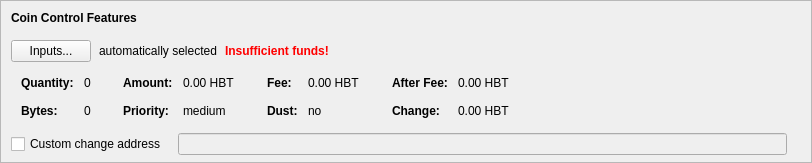
    <widget class="QFrame" name="frameCoinControl">
     <property name="sizePolicy">
      <sizepolicy hsizetype="Expanding" vsizetype="Expanding">
       <horstretch>0</horstretch>
       <verstretch>0</verstretch>
      </sizepolicy>
     </property>
     <property name="maximumSize">
      <size>
       <width>16777215</width>
       <height>16777215</height>
      </size>
     </property>
     <property name="frameShape">
      <enum>QFrame::StyledPanel</enum>
     </property>
     <property name="frameShadow">
      <enum>QFrame::Sunken</enum>
     </property>
     <layout class="QVBoxLayout" name="verticalLayoutCoinControl2">
      <property name="spacing">
       <number>0</number>
      </property>
      <property name="leftMargin">
       <number>0</number>
      </property>
      <property name="topMargin">
       <number>0</number>
      </property>
      <property name="rightMargin">
       <number>0</number>
      </property>
      <property name="bottomMargin">
       <number>6</number>
      </property>
      <item>
       <layout class="QVBoxLayout" name="verticalLayoutCoinControl" stretch="0,0,0,0,1">
        <property name="spacing">
         <number>0</number>
        </property>
        <property name="leftMargin">
         <number>10</number>
        </property>
        <property name="topMargin">
         <number>10</number>
        </property>
        <item>
         <layout class="QHBoxLayout" name="horizontalLayoutCoinControl1">
          <property name="bottomMargin">
           <number>15</number>
          </property>
          <item>
           <widget class="QLabel" name="labelCoinControlFeatures">
            <property name="sizePolicy">
             <sizepolicy hsizetype="Preferred" vsizetype="Maximum">
              <horstretch>0</horstretch>
              <verstretch>0</verstretch>
             </sizepolicy>
            </property>
            <property name="font">
             <font>
              <weight>75</weight>
              <bold>true</bold>
             </font>
            </property>
            <property name="styleSheet">
             <string notr="true">font-weight:bold;</string>
            </property>
            <property name="text">
             <string>Coin Control Features</string>
            </property>
           </widget>
          </item>
         </layout>
        </item>
        <item>
         <layout class="QHBoxLayout" name="horizontalLayoutCoinControl2" stretch="0,0,0,0">
          <property name="spacing">
           <number>8</number>
          </property>
          <property name="bottomMargin">
           <number>10</number>
          </property>
          <item>
           <widget class="QPushButton" name="pushButtonCoinControl">
            <property name="styleSheet">
             <string notr="true"/>
            </property>
            <property name="text">
             <string>Inputs...</string>
            </property>
            <property name="autoDefault">
             <bool>false</bool>
            </property>
           </widget>
          </item>
          <item>
           <widget class="QLabel" name="labelCoinControlAutomaticallySelected">
            <property name="text">
             <string>automatically selected</string>
            </property>
            <property name="margin">
             <number>5</number>
            </property>
           </widget>
          </item>
          <item>
           <widget class="QLabel" name="labelCoinControlInsuffFunds">
            <property name="font">
             <font>
              <weight>75</weight>
              <bold>true</bold>
             </font>
            </property>
            <property name="styleSheet">
             <string notr="true">color:red;font-weight:bold;</string>
            </property>
            <property name="text">
             <string>Insufficient funds!</string>
            </property>
            <property name="margin">
             <number>5</number>
            </property>
           </widget>
          </item>
          <item>
           <spacer name="horizontalSpacerCoinControl">
            <property name="orientation">
             <enum>Qt::Horizontal</enum>
            </property>
            <property name="sizeHint" stdset="0">
             <size>
              <width>40</width>
              <height>1</height>
             </size>
            </property>
           </spacer>
          </item>
         </layout>
        </item>
        <item>
         <widget class="QWidget" name="widgetCoinControl" native="true">
          <property name="sizePolicy">
           <sizepolicy hsizetype="Preferred" vsizetype="Preferred">
            <horstretch>0</horstretch>
            <verstretch>0</verstretch>
           </sizepolicy>
          </property>
          <property name="minimumSize">
           <size>
            <width>0</width>
            <height>0</height>
           </size>
          </property>
          <property name="styleSheet">
           <string notr="true"/>
          </property>
          <layout class="QHBoxLayout" name="horizontalLayoutCoinControl5">
           <property name="leftMargin">
            <number>0</number>
           </property>
           <property name="topMargin">
            <number>0</number>
           </property>
           <property name="rightMargin">
            <number>0</number>
           </property>
           <property name="bottomMargin">
            <number>0</number>
           </property>
           <item>
            <layout class="QHBoxLayout" name="horizontalLayoutCoinControl3" stretch="0,0,0,1">
             <property name="spacing">
              <number>20</number>
             </property>
             <property name="topMargin">
              <number>0</number>
             </property>
             <property name="bottomMargin">
              <number>10</number>
             </property>
             <item>
              <layout class="QFormLayout" name="formLayoutCoinControl1">
               <property name="horizontalSpacing">
                <number>10</number>
               </property>
               <property name="verticalSpacing">
                <number>14</number>
               </property>
               <property name="leftMargin">
                <number>10</number>
               </property>
               <property name="topMargin">
                <number>4</number>
               </property>
               <property name="rightMargin">
                <number>6</number>
               </property>
               <item row="0" column="0">
                <widget class="QLabel" name="labelCoinControlQuantityText">
                 <property name="font">
                  <font>
                   <weight>75</weight>
                   <bold>true</bold>
                  </font>
                 </property>
                 <property name="text">
                  <string>Quantity:</string>
                 </property>
                 <property name="margin">
                  <number>0</number>
                 </property>
                </widget>
               </item>
               <item row="0" column="1">
                <widget class="QLabel" name="labelCoinControlQuantity">
                 <property name="cursor">
                  <cursorShape>IBeamCursor</cursorShape>
                 </property>
                 <property name="contextMenuPolicy">
                  <enum>Qt::ActionsContextMenu</enum>
                 </property>
                 <property name="text">
                  <string notr="true">0</string>
                 </property>
                 <property name="margin">
                  <number>0</number>
                 </property>
                 <property name="textInteractionFlags">
                  <set>Qt::LinksAccessibleByMouse|Qt::TextSelectableByKeyboard|Qt::TextSelectableByMouse</set>
                 </property>
                </widget>
               </item>
               <item row="1" column="0">
                <widget class="QLabel" name="labelCoinControlBytesText">
                 <property name="font">
                  <font>
                   <weight>75</weight>
                   <bold>true</bold>
                  </font>
                 </property>
                 <property name="text">
                  <string>Bytes:</string>
                 </property>
                </widget>
               </item>
               <item row="1" column="1">
                <widget class="QLabel" name="labelCoinControlBytes">
                 <property name="cursor">
                  <cursorShape>IBeamCursor</cursorShape>
                 </property>
                 <property name="contextMenuPolicy">
                  <enum>Qt::ActionsContextMenu</enum>
                 </property>
                 <property name="text">
                  <string notr="true">0</string>
                 </property>
                 <property name="textInteractionFlags">
                  <set>Qt::LinksAccessibleByMouse|Qt::TextSelectableByKeyboard|Qt::TextSelectableByMouse</set>
                 </property>
                </widget>
               </item>
              </layout>
             </item>
             <item>
              <layout class="QFormLayout" name="formLayoutCoinControl2">
               <property name="horizontalSpacing">
                <number>10</number>
               </property>
               <property name="verticalSpacing">
                <number>14</number>
               </property>
               <property name="leftMargin">
                <number>6</number>
               </property>
               <property name="topMargin">
                <number>4</number>
               </property>
               <property name="rightMargin">
                <number>6</number>
               </property>
               <item row="0" column="0">
                <widget class="QLabel" name="labelCoinControlAmountText">
                 <property name="font">
                  <font>
                   <weight>75</weight>
                   <bold>true</bold>
                  </font>
                 </property>
                 <property name="text">
                  <string>Amount:</string>
                 </property>
                 <property name="margin">
                  <number>0</number>
                 </property>
                </widget>
               </item>
               <item row="0" column="1">
                <widget class="QLabel" name="labelCoinControlAmount">
                 <property name="cursor">
                  <cursorShape>IBeamCursor</cursorShape>
                 </property>
                 <property name="contextMenuPolicy">
                  <enum>Qt::ActionsContextMenu</enum>
                 </property>
                 <property name="text">
                  <string notr="true">0.00 HBT</string>
                 </property>
                 <property name="textInteractionFlags">
                  <set>Qt::LinksAccessibleByMouse|Qt::TextSelectableByKeyboard|Qt::TextSelectableByMouse</set>
                 </property>
                </widget>
               </item>
               <item row="1" column="0">
                <widget class="QLabel" name="labelCoinControlPriorityText">
                 <property name="font">
                  <font>
                   <weight>75</weight>
                   <bold>true</bold>
                  </font>
                 </property>
                 <property name="text">
                  <string>Priority:</string>
                 </property>
                </widget>
               </item>
               <item row="1" column="1">
                <widget class="QLabel" name="labelCoinControlPriority">
                 <property name="cursor">
                  <cursorShape>IBeamCursor</cursorShape>
                 </property>
                 <property name="contextMenuPolicy">
                  <enum>Qt::ActionsContextMenu</enum>
                 </property>
                 <property name="text">
                  <string notr="true">medium</string>
                 </property>
                 <property name="textInteractionFlags">
                  <set>Qt::LinksAccessibleByMouse|Qt::TextSelectableByKeyboard|Qt::TextSelectableByMouse</set>
                 </property>
                </widget>
               </item>
              </layout>
             </item>
             <item>
              <layout class="QFormLayout" name="formLayoutCoinControl3">
               <property name="horizontalSpacing">
                <number>10</number>
               </property>
               <property name="verticalSpacing">
                <number>14</number>
               </property>
               <property name="leftMargin">
                <number>6</number>
               </property>
               <property name="topMargin">
                <number>4</number>
               </property>
               <property name="rightMargin">
                <number>6</number>
               </property>
               <item row="0" column="0">
                <widget class="QLabel" name="labelCoinControlFeeText">
                 <property name="font">
                  <font>
                   <weight>75</weight>
                   <bold>true</bold>
                  </font>
                 </property>
                 <property name="text">
                  <string>Fee:</string>
                 </property>
                 <property name="margin">
                  <number>0</number>
                 </property>
                </widget>
               </item>
               <item row="0" column="1">
                <widget class="QLabel" name="labelCoinControlFee">
                 <property name="cursor">
                  <cursorShape>IBeamCursor</cursorShape>
                 </property>
                 <property name="contextMenuPolicy">
                  <enum>Qt::ActionsContextMenu</enum>
                 </property>
                 <property name="text">
                  <string notr="true">0.00 HBT</string>
                 </property>
                 <property name="textInteractionFlags">
                  <set>Qt::LinksAccessibleByMouse|Qt::TextSelectableByKeyboard|Qt::TextSelectableByMouse</set>
                 </property>
                </widget>
               </item>
               <item row="1" column="0">
                <widget class="QLabel" name="labelCoinControlLowOutputText">
                 <property name="font">
                  <font>
                   <weight>75</weight>
                   <bold>true</bold>
                  </font>
                 </property>
                 <property name="text">
                  <string>Dust:</string>
                 </property>
                </widget>
               </item>
               <item row="1" column="1">
                <widget class="QLabel" name="labelCoinControlLowOutput">
                 <property name="cursor">
                  <cursorShape>IBeamCursor</cursorShape>
                 </property>
                 <property name="contextMenuPolicy">
                  <enum>Qt::ActionsContextMenu</enum>
                 </property>
                 <property name="text">
                  <string notr="true">no</string>
                 </property>
                 <property name="textInteractionFlags">
                  <set>Qt::LinksAccessibleByMouse|Qt::TextSelectableByKeyboard|Qt::TextSelectableByMouse</set>
                 </property>
                </widget>
               </item>
              </layout>
             </item>
             <item>
              <layout class="QFormLayout" name="formLayoutCoinControl4">
               <property name="horizontalSpacing">
                <number>10</number>
               </property>
               <property name="verticalSpacing">
                <number>14</number>
               </property>
               <property name="leftMargin">
                <number>6</number>
               </property>
               <property name="topMargin">
                <number>4</number>
               </property>
               <property name="rightMargin">
                <number>6</number>
               </property>
               <item row="0" column="0">
                <widget class="QLabel" name="labelCoinControlAfterFeeText">
                 <property name="font">
                  <font>
                   <weight>75</weight>
                   <bold>true</bold>
                  </font>
                 </property>
                 <property name="text">
                  <string>After Fee:</string>
                 </property>
                 <property name="margin">
                  <number>0</number>
                 </property>
                </widget>
               </item>
               <item row="0" column="1">
                <widget class="QLabel" name="labelCoinControlAfterFee">
                 <property name="cursor">
                  <cursorShape>IBeamCursor</cursorShape>
                 </property>
                 <property name="contextMenuPolicy">
                  <enum>Qt::ActionsContextMenu</enum>
                 </property>
                 <property name="text">
                  <string notr="true">0.00 HBT</string>
                 </property>
                 <property name="textInteractionFlags">
                  <set>Qt::LinksAccessibleByMouse|Qt::TextSelectableByKeyboard|Qt::TextSelectableByMouse</set>
                 </property>
                </widget>
               </item>
               <item row="1" column="0">
                <widget class="QLabel" name="labelCoinControlChangeText">
                 <property name="font">
                  <font>
                   <weight>75</weight>
                   <bold>true</bold>
                  </font>
                 </property>
                 <property name="text">
                  <string>Change:</string>
                 </property>
                </widget>
               </item>
               <item row="1" column="1">
                <widget class="QLabel" name="labelCoinControlChange">
                 <property name="cursor">
                  <cursorShape>IBeamCursor</cursorShape>
                 </property>
                 <property name="contextMenuPolicy">
                  <enum>Qt::ActionsContextMenu</enum>
                 </property>
                 <property name="text">
                  <string notr="true">0.00 HBT</string>
                 </property>
                 <property name="textInteractionFlags">
                  <set>Qt::LinksAccessibleByMouse|Qt::TextSelectableByKeyboard|Qt::TextSelectableByMouse</set>
                 </property>
                </widget>
               </item>
              </layout>
             </item>
            </layout>
           </item>
          </layout>
         </widget>
        </item>
        <item>
         <layout class="QHBoxLayout" name="horizontalLayoutCoinControl4" stretch="0,0,0">
          <property name="spacing">
           <number>12</number>
          </property>
          <property name="sizeConstraint">
           <enum>QLayout::SetDefaultConstraint</enum>
          </property>
          <property name="topMargin">
           <number>5</number>
          </property>
          <property name="rightMargin">
           <number>5</number>
          </property>
          <item>
           <widget class="QCheckBox" name="checkBoxCoinControlChange">
            <property name="toolTip">
             <string>If this is activated, but the change address is empty or invalid, change will be sent to a newly generated address.</string>
            </property>
            <property name="text">
             <string>Custom change address</string>
            </property>
           </widget>
          </item>
          <item>
           <widget class="QValidatedLineEdit" name="lineEditCoinControlChange">
            <property name="enabled">
             <bool>false</bool>
            </property>
            <property name="sizePolicy">
             <sizepolicy hsizetype="Expanding" vsizetype="Fixed">
              <horstretch>0</horstretch>
              <verstretch>0</verstretch>
             </sizepolicy>
            </property>
           </widget>
          </item>
          <item>
           <widget class="QLabel" name="labelCoinControlChangeLabel">
            <property name="sizePolicy">
             <sizepolicy hsizetype="Preferred" vsizetype="Expanding">
              <horstretch>0</horstretch>
              <verstretch>0</verstretch>
             </sizepolicy>
            </property>
            <property name="minimumSize">
             <size>
              <width>0</width>
              <height>0</height>
             </size>
            </property>
            <property name="text">
             <string/>
            </property>
            <property name="margin">
             <number>3</number>
            </property>
           </widget>
          </item>
         </layout>
        </item>
        <item>
         <spacer name="verticalSpacerCoinControl">
          <property name="orientation">
           <enum>Qt::Vertical</enum>
          </property>
          <property name="sizeHint" stdset="0">
           <size>
            <width>800</width>
            <height>1</height>
           </size>
          </property>
         </spacer>
        </item>
       </layout>
      </item>
     </layout>
    </widget>
